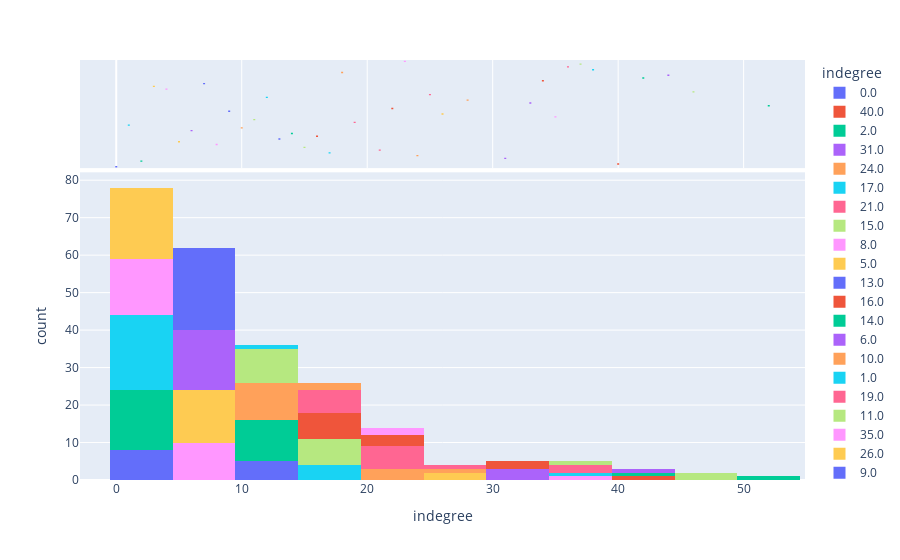
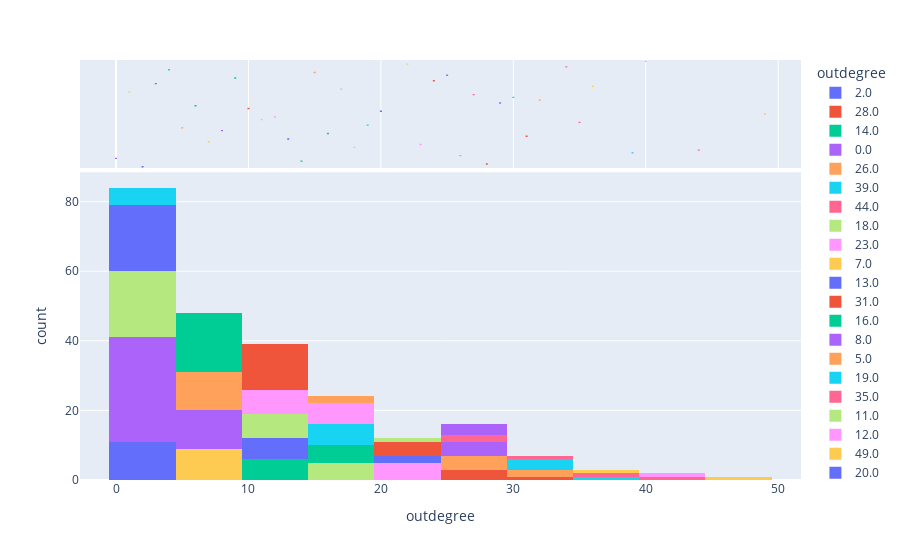

Notebook cell for these charts, in order:
### Code cell
plot_degree_distribution(adjacency_matrix)
